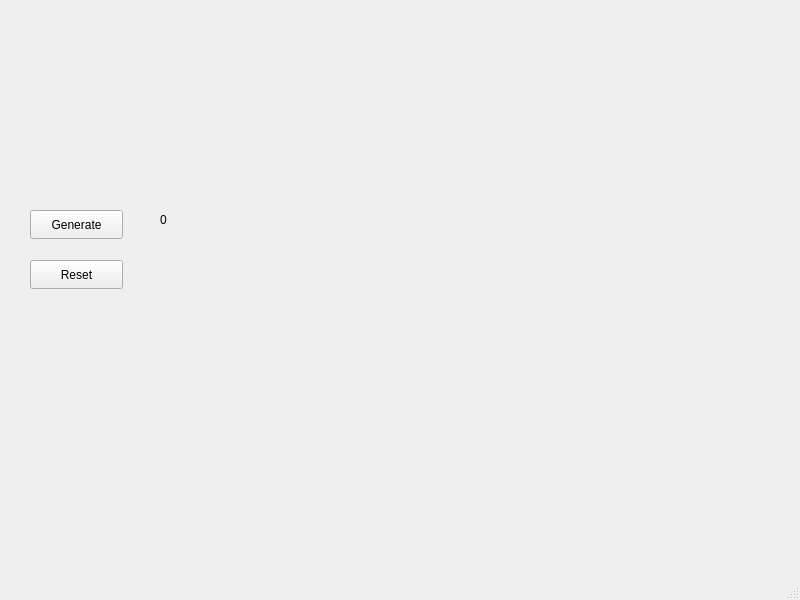
<?xml version="1.0" encoding="UTF-8"?>
<ui version="4.0">
 <class>MainWindow</class>
 <widget class="QMainWindow" name="MainWindow">
  <property name="geometry">
   <rect>
    <x>0</x>
    <y>0</y>
    <width>800</width>
    <height>600</height>
   </rect>
  </property>
  <property name="windowTitle">
   <string>MainWindow</string>
  </property>
  <widget class="QWidget" name="centralwidget">
   <widget class="QPushButton" name="generateButton">
    <property name="geometry">
     <rect>
      <x>30</x>
      <y>210</y>
      <width>93</width>
      <height>29</height>
     </rect>
    </property>
    <property name="text">
     <string>Generate</string>
    </property>
   </widget>
   <widget class="QLabel" name="numberLabel">
    <property name="geometry">
     <rect>
      <x>160</x>
      <y>210</y>
      <width>63</width>
      <height>20</height>
     </rect>
    </property>
    <property name="text">
     <string>0</string>
    </property>
   </widget>
   <widget class="QPushButton" name="resetButton">
    <property name="geometry">
     <rect>
      <x>30</x>
      <y>260</y>
      <width>93</width>
      <height>29</height>
     </rect>
    </property>
    <property name="text">
     <string>Reset</string>
    </property>
   </widget>
  </widget>
  <widget class="QMenuBar" name="menubar">
   <property name="geometry">
    <rect>
     <x>0</x>
     <y>0</y>
     <width>800</width>
     <height>26</height>
    </rect>
   </property>
  </widget>
  <widget class="QStatusBar" name="statusbar"/>
 </widget>
 <resources/>
 <connections/>
</ui>
